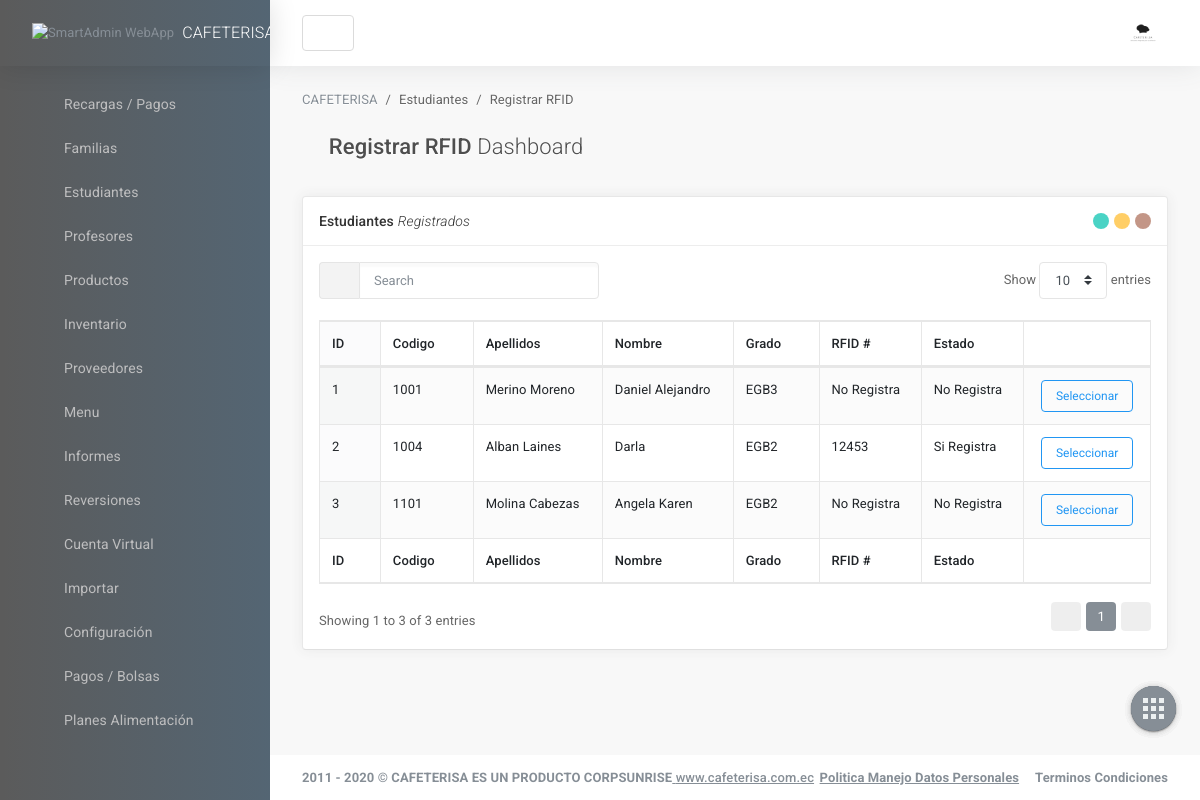
The page /asignarRfidEstudiante.php on the database its author committed.
### tables this page shows
CREATE TABLE estudiantes (
	id_estudiante  				varchar(100) not null,
	id_grado					int(255) not null,
	id_familia					varchar(10) not null,
	apellidos_estudiante		varchar(100) not null,
	nombres_estudiante			varchar(100) not null,
	sexo_estudiante				varchar(100) not null,
	maximo_compras				varchar(100) not null,
	CONSTRAINT pk_estudiantes PRIMARY KEY(id_estudiante),
	CONSTRAINT fk_estudiante_grado FOREIGN KEY(id_grado) REFERENCES grados(id_grado),
	CONSTRAINT fk_estudiante_familia FOREIGN KEY(id_familia) REFERENCES familias(id_familia)
);

CREATE TABLE grados (
	id_grado  		int(255) auto_increment not null,
	nombre_grado  	varchar(100) not null,
	CONSTRAINT pk_grados PRIMARY KEY(id_grado)
);

CREATE TABLE rfid_estudiantes (
	id_rfid_estudiante  		int(255) auto_increment not null,
	id_estudiante 				varchar(10) not null,
	estado_rfid_estudiante  	varchar(100) not null,
	CONSTRAINT pk_rfid_estudiantes PRIMARY KEY(id_rfid_estudiante),
	CONSTRAINT fk_rfid_estudiante FOREIGN KEY(id_estudiante) REFERENCES estudiantes(id_estudiante)
);

### include/helpers.php (called while the page is built, shortened)
<?php
	function conseguir_estudiantes($conexion, $codigoEstudiante = null){
		$sql = "SELECT e.id_estudiante AS CODIGO, g.nombre_grado AS GRADO, e.id_familia AS CODIGO_FAMILIA, e.apellidos_estudiante AS APELLIDO, e.nombres_estudiante AS NOMBRE, sexo_estudiante, maximo_compras FROM estudiantes e INNER JOIN grados g ON e.id_grado = g.id_grado";
		$estudiantes = mysqli_query($conexion, $sql);
		$result = array();
		if ($estudiantes && mysqli_num_rows($estudiantes) >=1) {
			$result = $estudiantes;
		}
		return $result;
	}
	function conseguir_rfid($conexion, $codigoEstudiante){
		$sql = "SELECT id_rfid_estudiante AS RFID, id_estudiante, estado_rfid_estudiante AS ESTADO_REFID FROM rfid_estudiantes WHERE id_estudiante = '$codigoEstudiante'";
		$estudiantes_rfid = mysqli_query($conexion, $sql);
		$result = array();
		if ($estudiantes_rfid && mysqli_num_rows($estudiantes_rfid) >=1) {
			$result = $estudiantes_rfid;
		}
		return $result;
	}
?>

### asignarRfidEstudiante.php (the view, shortened to what this page needs)
<?php
require_once 'include/cabecera.php';
require_once 'include/helpers.php';
require_once 'include/conexion.php';
?>
                    <main id="js-page-content" role="main" class="page-content">
    <ol class="breadcrumb page-breadcrumb">
        <li class="breadcrumb-item"><a href="javascript:void(0);">CAFETERISA</a></li>
        <li class="breadcrumb-item">Estudiantes</li>
        <li class="breadcrumb-item">Registrar RFID</li>
    </ol>
    <div class="subheader">
        <h1 class="subheader-title">
            <i class='subheader-icon fal fa-home'></i> Registrar RFID <span class='fw-300'>Dashboard</span>
        </h1>
  </div>
  <div class="row">
      <div class="col-xl-12">
          <div id="panel-1" class="panel">
              <div class="panel-hdr">
                  <h2>
                      Estudiantes <span class="fw-300"><i>Registrados</i></span>
                  </h2>
                  <div class="panel-toolbar">
                    <button class="btn btn-panel" data-action="panel-collapse" data-toggle="tooltip" data-offset="0,10" data-original-title="Minimizar"></button>
                    <button class="btn btn-panel" data-action="panel-fullscreen" data-toggle="tooltip" data-offset="0,10" data-original-title="Pantalla Completa"></button>
                    <button class="btn btn-panel" data-action="panel-close" data-toggle="tooltip" data-offset="0,10" data-original-title="Cerrar"></button>                  </div>
              </div>
              <div class="panel-container show">
                  <div class="panel-content">
                      <table id="dt-basic-example" class="table table-bordered table-hover table-striped w-100">
                          <thead>
                              <tr>
                                  <th>ID</th>
                                  <th>Codigo</th>
                                  <th>Apellidos</th>
                                  <th>Nombre</th>
                                  <th>Grado</th>
                                  <th>RFID #</th>
                                  <th>Estado</th>
                                  <th>&nbsp;</th>
                              </tr>
                          </thead>
                          <tbody>
<?php
    $contador = 0;
    $estudiantes =conseguir_estudiantes($db);
    if(!empty($estudiantes) && mysqli_num_rows($estudiantes) >= 1):
        while ($estudiante = mysqli_fetch_assoc($estudiantes)) :
            $contador++;
?>
<tr>
                                  <td><?=$contador?></td>
                                  <td><?=$estudiante['CODIGO']?></td>
                                  <td><?=$estudiante['APELLIDO']?></td>
                                  <td><?=$estudiante['NOMBRE']?></td>
                                  <td><?=$estudiante['GRADO']?></td>
                                  <?php
                                    $estudiante_con_rfid = conseguir_rfid($db, $estudiante['CODIGO']);
                                    if(!empty($estudiante_con_rfid) && mysqli_num_rows($estudiante_con_rfid) >= 1):
                                        $rfid = mysqli_fetch_assoc($estudiante_con_rfid);
                                  ?>
                                    <td><?=$rfid['RFID']?></td>
                                    <td><?=$rfid['ESTADO_REFID']?></td>
                                  <?php else: ?>
                                     <td>No Registra</td>
                                     <td>No Registra</td>
                                  <?php endif; ?>
                                  <td align="center"><button type="button" class="btn btn-sm btn-outline-info" data-toggle="modal" data-target="#formRfid<?=$estudiante['CODIGO']?>">Seleccionar</button></td>
                              </tr>
<?php
        endwhile;
    endif;
?>
                          </tbody>
                          <tfoot>
                              <tr>
                                <th>ID</th>
                                <th>Codigo</th>
                                <th>Apellidos</th>
                                <th>Nombre</th>
                                <th>Grado</th>
                                <th>RFID #</th>
                                <th>Estado</th>
                                <th>&nbsp;</th>
                              </tr>
                          </tfoot>
                      </table>
                  </div>
              </div>
          </div>
      </div>
  </div>
</main>
                    <footer class="page-footer" role="contentinfo">
    <div class="d-flex align-items-center flex-1 text-muted">
        <span class="hidden-md-down fw-700">2011 - 2020 © CAFETERISA ES UN PRODUCTO CORPSUNRISE<a href='https://www.cafeterisa.com.ec' class='text-primary fw-500' title='gotbootstrap.com' target='_blank'> www.cafeterisa.com.ec</a></span>
    </div>
    <div>
        <ul class="list-table m-0">
            <li><a href="https://www.katu.com.co/docs/politicaManejoDatosPersonales.pdf" target="_blank"class="text-secondary fw-700">Politica Manejo Datos Personales</a></li>
            <li class="pl-3"><a href="https://www.katu.com/docs/terminosCondiciones.pdf" class="text-secondary fw-700">Terminos Condiciones</a></li>
            </ul>
    </div>
</footer>
                </div>
            </div>
        </div>
<nav class="shortcut-menu d-none d-sm-block">
    <label for="menu_open" class="menu-open-button ">
        <span class="app-shortcut-icon d-block"></span>
    </label>
    <a href="#" class="menu-item btn" data-toggle="tooltip" data-placement="left" title="Scroll Incio">
    </a>
    <a href="salir.php" class="menu-item btn" data-toggle="tooltip" data-placement="left" title="Salir">
    </a>
    <a href="#" class="menu-item btn" data-action="app-fullscreen" data-toggle="tooltip" data-placement="left" title="Pantalla Completa">
    </a>
    <a href="#" class="menu-item btn" data-action="app-print" data-toggle="tooltip" data-placement="left" title="Imprimir Pagina">
    </a>
</nav>
    </body>
</html>

### css/datagrid/datatables/datatables.bundle.css (style rules this page uses)
table.dataTable { clear: both; margin-top: 6px !important; margin-bottom: 6px !important; max-width: none !important; border-collapse: separate !important; border-spacing: 0; }
table.dataTable td, table.dataTable th { -webkit-box-sizing: content-box; box-sizing: content-box; }
table.dataTable thead > tr > th.sorting_asc, table.dataTable thead > tr > th.sorting_desc, table.dataTable thead > tr > th.sorting, table.dataTable thead > tr > td.sorting_asc, table.dataTable thead > tr > td.sorting_desc, table.dataTable thead > tr > td.sorting { padding-right: 30px; }
table.dataTable thead .sorting, table.dataTable thead .sorting_asc, table.dataTable thead .sorting_desc, table.dataTable thead .sorting_asc_disabled, table.dataTable thead .sorting_desc_disabled { cursor: pointer; position: relative; }
table.dataTable thead .sorting:before, table.dataTable thead .sorting:after, table.dataTable thead .sorting_asc:before, table.dataTable thead .sorting_asc:after, table.dataTable thead .sorting_desc:before, table.dataTable thead .sorting_desc:after, table.dataTable thead .sorting_asc_disabled:before, table.dataTable thead .sorting_asc_disabled:after, table.dataTable thead .sorting_desc_disabled:before, table.dataTable thead .sorting_desc_disabled:after { position: absolute; bottom: 0.9em; display: block; opacity: 0.3; }
table.dataTable thead .sorting:before, table.dataTable thead .sorting_asc:before, table.dataTable thead .sorting_desc:before, table.dataTable thead .sorting_asc_disabled:before, table.dataTable thead .sorting_desc_disabled:before { right: 1em; content: "\2191"; }
table.dataTable thead .sorting:after, table.dataTable thead .sorting_asc:after, table.dataTable thead .sorting_desc:after, table.dataTable thead .sorting_asc_disabled:after, table.dataTable thead .sorting_desc_disabled:after { right: 0.5em; content: "\2193"; }
table.dataTable thead .sorting_asc:before, table.dataTable thead .sorting_desc:after { opacity: 1; }
table.table-bordered.dataTable th, table.table-bordered.dataTable td { border-left-width: 0; }
table.table-bordered.dataTable th:last-child, table.table-bordered.dataTable th:last-child, table.table-bordered.dataTable td:last-child, table.table-bordered.dataTable td:last-child { border-right-width: 0; }
table.table-bordered.dataTable tbody th, table.table-bordered.dataTable tbody td { border-bottom-width: 0; }
.sorting_asc, .sorting_desc, .even .sorting_1 { background-color: rgba(134, 142, 150, 0.03); }
.odd .sorting_1 { background-color: rgba(134, 142, 150, 0.04); }
table.dataTable { margin-top: 0 !important; margin-bottom: 1rem !important; }
table.dataTable thead .sorting:before, table.dataTable thead .sorting_asc:before, table.dataTable thead .sorting_desc:before, table.dataTable thead .sorting_asc_disabled:before, table.dataTable thead .sorting_desc_disabled:before { right: 1rem !important; content: "\f175"; font-size: 14px; font-family: 'Font Awesome 5 Pro'; }
table.dataTable thead .sorting:after, table.dataTable thead .sorting_asc:after, table.dataTable thead .sorting_desc:after, table.dataTable thead .sorting_asc_disabled:after, table.dataTable thead .sorting_desc_disabled:after { right: 0.5rem !important; content: "\f176"; font-size: 14px; font-family: 'Font Awesome 5 Pro'; }

### rows shown on the page
estudiantes: id_estudiante "1001", apellidos_estudiante "Merino Moreno", nombres_estudiante "Daniel Alejandro", id_grado.nombre_grado "EGB3", shows "No Registra"
estudiantes: id_estudiante "1004", apellidos_estudiante "Alban Laines", nombres_estudiante "Darla", id_grado.nombre_grado "EGB2", rfid_estudiantes.id_rfid_estudiante "12453", rfid_estudiantes.estado_rfid_estudiante "Si Registra"
estudiantes: id_estudiante "1101", apellidos_estudiante "Molina Cabezas", nombres_estudiante "Angela Karen", id_grado.nombre_grado "EGB2", shows "No Registra"
